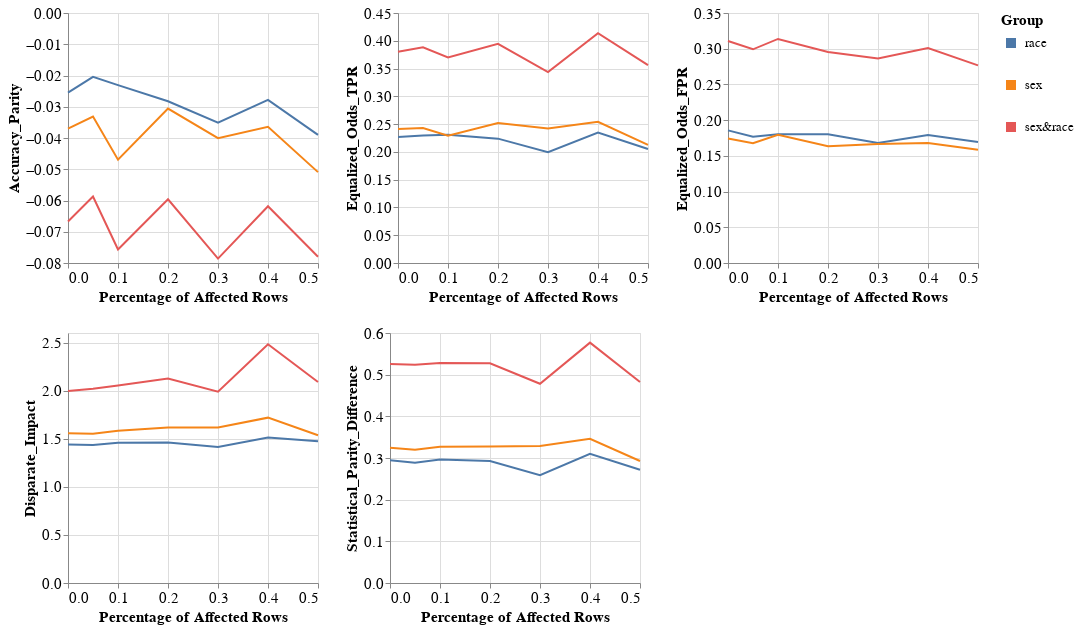

This figure's notebook cell:
### Code cell
visualizer.create_groups_grid_pct_lines_plot(model_name=MODEL_NAMES[0],
                                             target_preprocessing_technique=PREPROCESSING_TECHNIQUES[0],
                                             group_metrics_type='fairness')

### Figure 1 — Vega-Lite specification as saved in the notebook (floating-point values rounded to 4 significant figures)
{"config": {"view": {"continuousWidth": 400, "continuousHeight": 300}, "axis": {"labelFontSize": 15, "titleFontSize": 15}, "legend": {"labelFontSize": 13, "symbolStrokeWidth": 10, "titleFontSize": 15}}, "vconcat": [{"hconcat": [{"mark": "line", "encoding": {"color": {"field": "Group", "type": "nominal"}, "x": {"field": "Percentage", "title": "Percentage of Affected Rows", "type": "quantitative"}, "y": {"field": "Metric_Value", "title": "Accuracy_Parity", "type": "quantitative"}}, "height": 250, "width": 250}, {"data": {"name": "data-aa746182b28e675d9615ed4ca59ca139"}, "mark": "line", "encoding": {"color": {"field": "Group", "type": "nominal"}, "x": {"field": "Percentage", "title": "Percentage of Affected Rows", "type": "quantitative"}, "y": {"field": "Metric_Value", "title": "Equalized_Odds_TPR", "type": "quantitative"}}, "height": 250, "width": 250}, {"data": {"name": "data-90b5cd6300f8308d34c5f778f2af21c2"}, "mark": "line", "encoding": {"color": {"field": "Group", "type": "nominal"}, "x": {"field": "Percentage", "title": "Percentage of Affected Rows", "type": "quantitative"}, "y": {"field": "Metric_Value", "title": "Equalized_Odds_FPR", "type": "quantitative"}}, "height": 250, "width": 250}]}, {"hconcat": [{"mark": "line", "encoding": {"color": {"field": "Group", "type": "nominal"}, "x": {"field": "Percentage", "title": "Percentage of Affected Rows", "type": "quantitative"}, "y": {"field": "Metric_Value", "title": "Disparate_Impact", "type": "quantitative"}}, "height": 250, "width": 250}, {"data": {"name": "data-7211ec8b9c25cf6c475d553edf01fb2b"}, "mark": "line", "encoding": {"color": {"field": "Group", "type": "nominal"}, "x": {"field": "Percentage", "title": "Percentage of Affected Rows", "type": "quantitative"}, "y": {"field": "Metric_Value", "title": "Statistical_Parity_Difference", "type": "quantitative"}}, "height": 250, "width": 250}], "data": {"name": "data-5eb7e07e1466fbddc9a08dd5007b58c1"}}], "data": {"name": "data-554e3f25395f0dc0df7504cd86633201"}, "$schema": "https://vega.github.io/schema/vega-lite/v4.17.0.json", "datasets": {"data-554e3f25395f0dc0df7504cd86633201": [{"Model_Name": "DecisionTreeClassifier", "Metric": "Accuracy_Parity", "Group": "race", "Metric_Value": -0.02547, "Percentage": 0.0}, {"Model_Name": "DecisionTreeClassifier", "Metric": "Accuracy_Parity", "Group": "sex", "Metric_Value": -0.03702, "Percentage": 0.0}, {"Model_Name": "DecisionTreeClassifier", "Metric": "Accuracy_Parity", "Group": "sex&race", "Metric_Value": -0.06673, "Percentage": 0.0}, {"Model_Name": "DecisionTreeClassifier", "Metric": "Accuracy_Parity", "Group": "race", "Metric_Value": -0.02045, "Percentage": 0.05}, {"Model_Name": "DecisionTreeClassifier", "Metric": "Accuracy_Parity", "Group": "sex", "Metric_Value": -0.03314, "Percentage": 0.05}, {"Model_Name": "DecisionTreeClassifier", "Metric": "Accuracy_Parity", "Group": "sex&race", "Metric_Value": -0.05873, "Percentage": 0.05}, {"Model_Name": "DecisionTreeClassifier", "Metric": "Accuracy_Parity", "Group": "race", "Metric_Value": -0.02308, "Percentage": 0.1}, {"Model_Name": "DecisionTreeClassifier", "Metric": "Accuracy_Parity", "Group": "sex", "Metric_Value": -0.04695, "Percentage": 0.1}, {"Model_Name": "DecisionTreeClassifier", "Metric": "Accuracy_Parity", "Group": "sex&race", "Metric_Value": -0.07567, "Percentage": 0.1}, {"Model_Name": "DecisionTreeClassifier", "Metric": "Accuracy_Parity", "Group": "race", "Metric_Value": -0.02823, "Percentage": 0.2}, {"Model_Name": "DecisionTreeClassifier", "Metric": "Accuracy_Parity", "Group": "sex", "Metric_Value": -0.03057, "Percentage": 0.2}, {"Model_Name": "DecisionTreeClassifier", "Metric": "Accuracy_Parity", "Group": "sex&race", "Metric_Value": -0.05962, "Percentage": 0.2}, {"Model_Name": "DecisionTreeClassifier", "Metric": "Accuracy_Parity", "Group": "race", "Metric_Value": -0.03507, "Percentage": 0.3}, {"Model_Name": "DecisionTreeClassifier", "Metric": "Accuracy_Parity", "Group": "sex", "Metric_Value": -0.04006, "Percentage": 0.3}, {"Model_Name": "DecisionTreeClassifier", "Metric": "Accuracy_Parity", "Group": "sex&race", "Metric_Value": -0.07859, "Percentage": 0.3}, {"Model_Name": "DecisionTreeClassifier", "Metric": "Accuracy_Parity", "Group": "race", "Metric_Value": -0.02779, "Percentage": 0.4}, {"Model_Name": "DecisionTreeClassifier", "Metric": "Accuracy_Parity", "Group": "sex", "Metric_Value": -0.0364, "Percentage": 0.4}, {"Model_Name": "DecisionTreeClassifier", "Metric": "Accuracy_Parity", "Group": "sex&race", "Metric_Value": -0.06186, "Percentage": 0.4}, {"Model_Name": "DecisionTreeClassifier", "Metric": "Accuracy_Parity", "Group": "race", "Metric_Value": -0.03901, "Percentage": 0.5}, {"Model_Name": "DecisionTreeClassifier", "Metric": "Accuracy_Parity", "Group": "sex", "Metric_Value": -0.05092, "Percentage": 0.5}, {"Model_Name": "DecisionTreeClassifier", "Metric": "Accuracy_Parity", "Group": "sex&race", "Metric_Value": -0.07802, "Percentage": 0.5}], "data-aa746182b28e675d9615ed4ca59ca139": [{"Model_Name": "DecisionTreeClassifier", "Metric": "Equalized_Odds_TPR", "Group": "race", "Metric_Value": 0.227, "Percentage": 0.0}, {"Model_Name": "DecisionTreeClassifier", "Metric": "Equalized_Odds_TPR", "Group": "sex", "Metric_Value": 0.241, "Percentage": 0.0}, {"Model_Name": "DecisionTreeClassifier", "Metric": "Equalized_Odds_TPR", "Group": "sex&race", "Metric_Value": 0.3803, "Percentage": 0.0}, {"Model_Name": "DecisionTreeClassifier", "Metric": "Equalized_Odds_TPR", "Group": "race", "Metric_Value": 0.2295, "Percentage": 0.05}, {"Model_Name": "DecisionTreeClassifier", "Metric": "Equalized_Odds_TPR", "Group": "sex", "Metric_Value": 0.243, "Percentage": 0.05}, {"Model_Name": "DecisionTreeClassifier", "Metric": "Equalized_Odds_TPR", "Group": "sex&race", "Metric_Value": 0.3884, "Percentage": 0.05}, {"Model_Name": "DecisionTreeClassifier", "Metric": "Equalized_Odds_TPR", "Group": "race", "Metric_Value": 0.2307, "Percentage": 0.1}, {"Model_Name": "DecisionTreeClassifier", "Metric": "Equalized_Odds_TPR", "Group": "sex", "Metric_Value": 0.2292, "Percentage": 0.1}, {"Model_Name": "DecisionTreeClassifier", "Metric": "Equalized_Odds_TPR", "Group": "sex&race", "Metric_Value": 0.3701, "Percentage": 0.1}, {"Model_Name": "DecisionTreeClassifier", "Metric": "Equalized_Odds_TPR", "Group": "race", "Metric_Value": 0.2238, "Percentage": 0.2}, {"Model_Name": "DecisionTreeClassifier", "Metric": "Equalized_Odds_TPR", "Group": "sex", "Metric_Value": 0.252, "Percentage": 0.2}, {"Model_Name": "DecisionTreeClassifier", "Metric": "Equalized_Odds_TPR", "Group": "sex&race", "Metric_Value": 0.3946, "Percentage": 0.2}, {"Model_Name": "DecisionTreeClassifier", "Metric": "Equalized_Odds_TPR", "Group": "race", "Metric_Value": 0.1996, "Percentage": 0.3}, {"Model_Name": "DecisionTreeClassifier", "Metric": "Equalized_Odds_TPR", "Group": "sex", "Metric_Value": 0.2421, "Percentage": 0.3}, {"Model_Name": "DecisionTreeClassifier", "Metric": "Equalized_Odds_TPR", "Group": "sex&race", "Metric_Value": 0.3435, "Percentage": 0.3}, {"Model_Name": "DecisionTreeClassifier", "Metric": "Equalized_Odds_TPR", "Group": "race", "Metric_Value": 0.2347, "Percentage": 0.4}, {"Model_Name": "DecisionTreeClassifier", "Metric": "Equalized_Odds_TPR", "Group": "sex", "Metric_Value": 0.2541, "Percentage": 0.4}, {"Model_Name": "DecisionTreeClassifier", "Metric": "Equalized_Odds_TPR", "Group": "sex&race", "Metric_Value": 0.4138, "Percentage": 0.4}, {"Model_Name": "DecisionTreeClassifier", "Metric": "Equalized_Odds_TPR", "Group": "race", "Metric_Value": 0.2052, "Percentage": 0.5}, {"Model_Name": "DecisionTreeClassifier", "Metric": "Equalized_Odds_TPR", "Group": "sex", "Metric_Value": 0.2125, "Percentage": 0.5}, {"Model_Name": "DecisionTreeClassifier", "Metric": "Equalized_Odds_TPR", "Group": "sex&race", "Metric_Value": 0.356, "Percentage": 0.5}], "data-90b5cd6300f8308d34c5f778f2af21c2": [{"Model_Name": "DecisionTreeClassifier", "Metric": "Equalized_Odds_FPR", "Group": "race", "Metric_Value": 0.1857, "Percentage": 0.0}, {"Model_Name": "DecisionTreeClassifier", "Metric": "Equalized_Odds_FPR", "Group": "sex", "Metric_Value": 0.1742, "Percentage": 0.0}, {"Model_Name": "DecisionTreeClassifier", "Metric": "Equalized_Odds_FPR", "Group": "sex&race", "Metric_Value": 0.3107, "Percentage": 0.0}, {"Model_Name": "DecisionTreeClassifier", "Metric": "Equalized_Odds_FPR", "Group": "race", "Metric_Value": 0.1768, "Percentage": 0.05}, {"Model_Name": "DecisionTreeClassifier", "Metric": "Equalized_Odds_FPR", "Group": "sex", "Metric_Value": 0.1677, "Percentage": 0.05}, {"Model_Name": "DecisionTreeClassifier", "Metric": "Equalized_Odds_FPR", "Group": "sex&race", "Metric_Value": 0.2992, "Percentage": 0.05}, {"Model_Name": "DecisionTreeClassifier", "Metric": "Equalized_Odds_FPR", "Group": "race", "Metric_Value": 0.1803, "Percentage": 0.1}, {"Model_Name": "DecisionTreeClassifier", "Metric": "Equalized_Odds_FPR", "Group": "sex", "Metric_Value": 0.1796, "Percentage": 0.1}, {"Model_Name": "DecisionTreeClassifier", "Metric": "Equalized_Odds_FPR", "Group": "sex&race", "Metric_Value": 0.3137, "Percentage": 0.1}, {"Model_Name": "DecisionTreeClassifier", "Metric": "Equalized_Odds_FPR", "Group": "race", "Metric_Value": 0.1803, "Percentage": 0.2}, {"Model_Name": "DecisionTreeClassifier", "Metric": "Equalized_Odds_FPR", "Group": "sex", "Metric_Value": 0.1636, "Percentage": 0.2}, {"Model_Name": "DecisionTreeClassifier", "Metric": "Equalized_Odds_FPR", "Group": "sex&race", "Metric_Value": 0.2954, "Percentage": 0.2}, {"Model_Name": "DecisionTreeClassifier", "Metric": "Equalized_Odds_FPR", "Group": "race", "Metric_Value": 0.168, "Percentage": 0.3}, {"Model_Name": "DecisionTreeClassifier", "Metric": "Equalized_Odds_FPR", "Group": "sex", "Metric_Value": 0.1665, "Percentage": 0.3}, {"Model_Name": "DecisionTreeClassifier", "Metric": "Equalized_Odds_FPR", "Group": "sex&race", "Metric_Value": 0.2862, "Percentage": 0.3}, {"Model_Name": "DecisionTreeClassifier", "Metric": "Equalized_Odds_FPR", "Group": "race", "Metric_Value": 0.1792, "Percentage": 0.4}, {"Model_Name": "DecisionTreeClassifier", "Metric": "Equalized_Odds_FPR", "Group": "sex", "Metric_Value": 0.1678, "Percentage": 0.4}, {"Model_Name": "DecisionTreeClassifier", "Metric": "Equalized_Odds_FPR", "Group": "sex&race", "Metric_Value": 0.3009, "Percentage": 0.4}, {"Model_Name": "DecisionTreeClassifier", "Metric": "Equalized_Odds_FPR", "Group": "race", "Metric_Value": 0.1694, "Percentage": 0.5}, {"Model_Name": "DecisionTreeClassifier", "Metric": "Equalized_Odds_FPR", "Group": "sex", "Metric_Value": 0.1584, "Percentage": 0.5}, {"Model_Name": "DecisionTreeClassifier", "Metric": "Equalized_Odds_FPR", "Group": "sex&race", "Metric_Value": 0.2767, "Percentage": 0.5}], "data-5eb7e07e1466fbddc9a08dd5007b58c1": [{"Model_Name": "DecisionTreeClassifier", "Metric": "Disparate_Impact", "Group": "race", "Metric_Value": 1.44, "Percentage": 0.0}, {"Model_Name": "DecisionTreeClassifier", "Metric": "Disparate_Impact", "Group": "sex", "Metric_Value": 1.556, "Percentage": 0.0}, {"Model_Name": "DecisionTreeClassifier", "Metric": "Disparate_Impact", "Group": "sex&race", "Metric_Value": 1.998, "Percentage": 0.0}, {"Model_Name": "DecisionTreeClassifier", "Metric": "Disparate_Impact", "Group": "race", "Metric_Value": 1.436, "Percentage": 0.05}, {"Model_Name": "DecisionTreeClassifier", "Metric": "Disparate_Impact", "Group": "sex", "Metric_Value": 1.553, "Percentage": 0.05}, {"Model_Name": "DecisionTreeClassifier", "Metric": "Disparate_Impact", "Group": "sex&race", "Metric_Value": 2.02, "Percentage": 0.05}, {"Model_Name": "DecisionTreeClassifier", "Metric": "Disparate_Impact", "Group": "race", "Metric_Value": 1.459, "Percentage": 0.1}, {"Model_Name": "DecisionTreeClassifier", "Metric": "Disparate_Impact", "Group": "sex", "Metric_Value": 1.584, "Percentage": 0.1}, {"Model_Name": "DecisionTreeClassifier", "Metric": "Disparate_Impact", "Group": "sex&race", "Metric_Value": 2.055, "Percentage": 0.1}, {"Model_Name": "DecisionTreeClassifier", "Metric": "Disparate_Impact", "Group": "race", "Metric_Value": 1.462, "Percentage": 0.2}, {"Model_Name": "DecisionTreeClassifier", "Metric": "Disparate_Impact", "Group": "sex", "Metric_Value": 1.618, "Percentage": 0.2}, {"Model_Name": "DecisionTreeClassifier", "Metric": "Disparate_Impact", "Group": "sex&race", "Metric_Value": 2.127, "Percentage": 0.2}, {"Model_Name": "DecisionTreeClassifier", "Metric": "Disparate_Impact", "Group": "race", "Metric_Value": 1.414, "Percentage": 0.3}, {"Model_Name": "DecisionTreeClassifier", "Metric": "Disparate_Impact", "Group": "sex", "Metric_Value": 1.618, "Percentage": 0.3}, {"Model_Name": "DecisionTreeClassifier", "Metric": "Disparate_Impact", "Group": "sex&race", "Metric_Value": 1.99, "Percentage": 0.3}, {"Model_Name": "DecisionTreeClassifier", "Metric": "Disparate_Impact", "Group": "race", "Metric_Value": 1.513, "Percentage": 0.4}, {"Model_Name": "DecisionTreeClassifier", "Metric": "Disparate_Impact", "Group": "sex", "Metric_Value": 1.72, "Percentage": 0.4}, {"Model_Name": "DecisionTreeClassifier", "Metric": "Disparate_Impact", "Group": "sex&race", "Metric_Value": 2.483, "Percentage": 0.4}, {"Model_Name": "DecisionTreeClassifier", "Metric": "Disparate_Impact", "Group": "race", "Metric_Value": 1.473, "Percentage": 0.5}, {"Model_Name": "DecisionTreeClassifier", "Metric": "Disparate_Impact", "Group": "sex", "Metric_Value": 1.537, "Percentage": 0.5}, {"Model_Name": "DecisionTreeClassifier", "Metric": "Disparate_Impact", "Group": "sex&race", "Metric_Value": 2.091, "Percentage": 0.5}], "data-7211ec8b9c25cf6c475d553edf01fb2b": [{"Model_Name": "DecisionTreeClassifier", "Metric": "Statistical_Parity_Difference", "Group": "race", "Metric_Value": 0.2947, "Percentage": 0.0}, {"Model_Name": "DecisionTreeClassifier", "Metric": "Statistical_Parity_Difference", "Group": "sex", "Metric_Value": 0.3248, "Percentage": 0.0}, {"Model_Name": "DecisionTreeClassifier", "Metric": "Statistical_Parity_Difference", "Group": "sex&race", "Metric_Value": 0.5253, "Percentage": 0.0}, {"Model_Name": "DecisionTreeClassifier", "Metric": "Statistical_Parity_Difference", "Group": "race", "Metric_Value": 0.2887, "Percentage": 0.05}, {"Model_Name": "DecisionTreeClassifier", "Metric": "Statistical_Parity_Difference", "Group": "sex", "Metric_Value": 0.3199, "Percentage": 0.05}, {"Model_Name": "DecisionTreeClassifier", "Metric": "Statistical_Parity_Difference", "Group": "sex&race", "Metric_Value": 0.5235, "Percentage": 0.05}, {"Model_Name": "DecisionTreeClassifier", "Metric": "Statistical_Parity_Difference", "Group": "race", "Metric_Value": 0.2965, "Percentage": 0.1}, {"Model_Name": "DecisionTreeClassifier", "Metric": "Statistical_Parity_Difference", "Group": "sex", "Metric_Value": 0.3268, "Percentage": 0.1}, {"Model_Name": "DecisionTreeClassifier", "Metric": "Statistical_Parity_Difference", "Group": "sex&race", "Metric_Value": 0.5283, "Percentage": 0.1}, {"Model_Name": "DecisionTreeClassifier", "Metric": "Statistical_Parity_Difference", "Group": "race", "Metric_Value": 0.2927, "Percentage": 0.2}, {"Model_Name": "DecisionTreeClassifier", "Metric": "Statistical_Parity_Difference", "Group": "sex", "Metric_Value": 0.3278, "Percentage": 0.2}, {"Model_Name": "DecisionTreeClassifier", "Metric": "Statistical_Parity_Difference", "Group": "sex&race", "Metric_Value": 0.5272, "Percentage": 0.2}, {"Model_Name": "DecisionTreeClassifier", "Metric": "Statistical_Parity_Difference", "Group": "race", "Metric_Value": 0.2588, "Percentage": 0.3}, {"Model_Name": "DecisionTreeClassifier", "Metric": "Statistical_Parity_Difference", "Group": "sex", "Metric_Value": 0.329, "Percentage": 0.3}, {"Model_Name": "DecisionTreeClassifier", "Metric": "Statistical_Parity_Difference", "Group": "sex&race", "Metric_Value": 0.4782, "Percentage": 0.3}, {"Model_Name": "DecisionTreeClassifier", "Metric": "Statistical_Parity_Difference", "Group": "race", "Metric_Value": 0.3103, "Percentage": 0.4}, {"Model_Name": "DecisionTreeClassifier", "Metric": "Statistical_Parity_Difference", "Group": "sex", "Metric_Value": 0.346, "Percentage": 0.4}, {"Model_Name": "DecisionTreeClassifier", "Metric": "Statistical_Parity_Difference", "Group": "sex&race", "Metric_Value": 0.5769, "Percentage": 0.4}, {"Model_Name": "DecisionTreeClassifier", "Metric": "Statistical_Parity_Difference", "Group": "race", "Metric_Value": 0.272, "Percentage": 0.5}, {"Model_Name": "DecisionTreeClassifier", "Metric": "Statistical_Parity_Difference", "Group": "sex", "Metric_Value": 0.2929, "Percentage": 0.5}, {"Model_Name": "DecisionTreeClassifier", "Metric": "Statistical_Parity_Difference", "Group": "sex&race", "Metric_Value": 0.4826, "Percentage": 0.5}]}}
